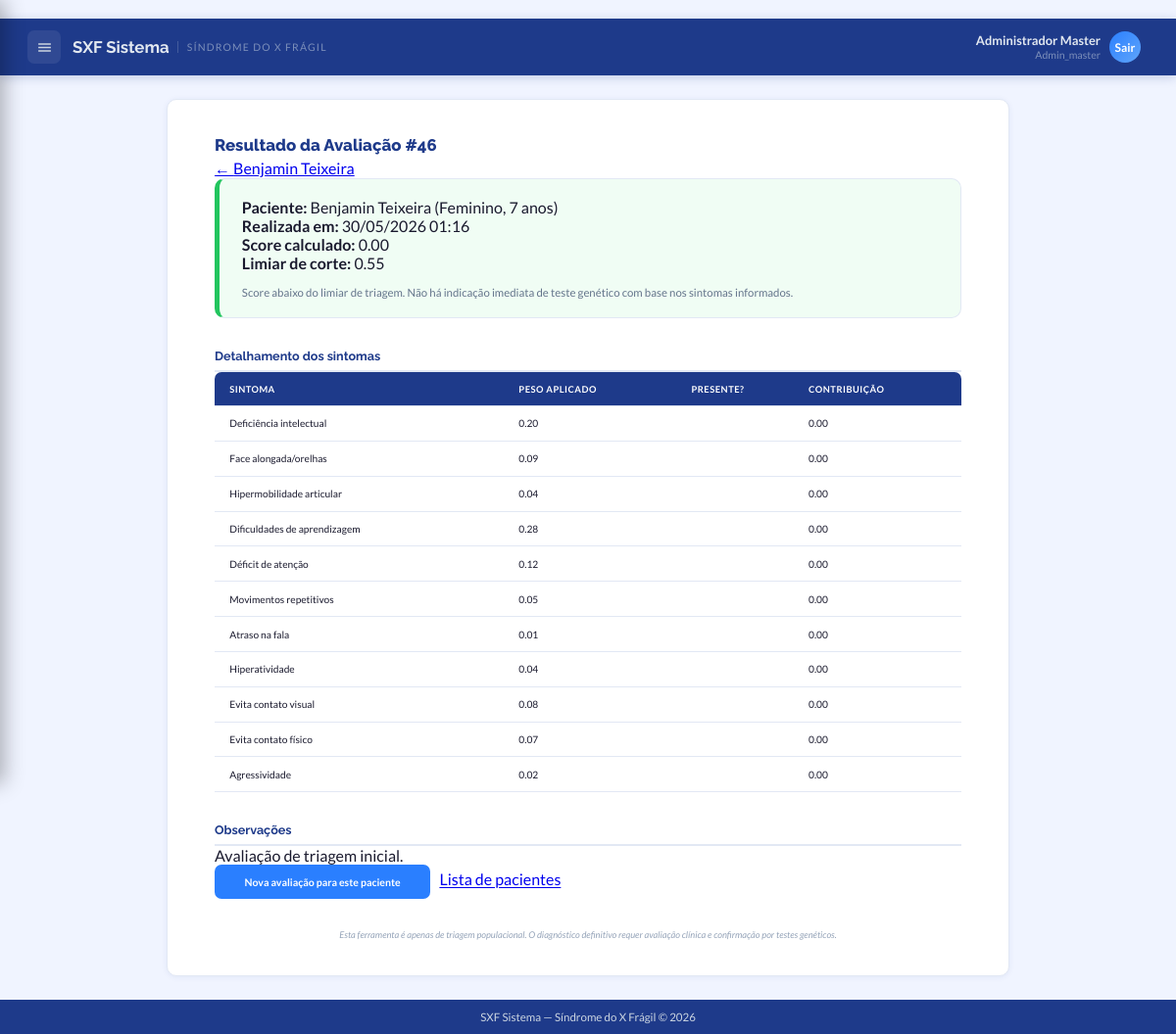
Page /avaliacoes/46 (signed in) on the committed database.
### app/models.py (models this page shows, shortened)
class Usuario(UserMixin, db.Model):
    __tablename__ = "usuarios"
    id = db.Column(db.Integer, primary_key=True)
    role_id = db.Column(db.Integer, db.ForeignKey("roles.id"), nullable=False, default=Role.PROFISSIONAL)
    instituicao_id = db.Column(db.Integer, db.ForeignKey("instituicoes.id"), nullable=True)
    nome_completo = db.Column(db.String(150), nullable=False)
    email = db.Column(db.String(150), nullable=False, unique=True)
    senha_hash = db.Column(db.String(255), nullable=False)
    ativo = db.Column(db.Boolean, nullable=False, default=True)
    email_verificado = db.Column(db.Boolean, nullable=False, default=False)
    token_verificacao = db.Column(db.String(100))
    token_reset_senha = db.Column(db.String(100))
    token_reset_expira = db.Column(db.DateTime)
    ultimo_login = db.Column(db.DateTime)
    tentativas_login = db.Column(db.Integer, nullable=False, default=0)
    bloqueado_ate = db.Column(db.DateTime)
    paciente_id = db.Column(db.Integer, db.ForeignKey("pacientes.id"), nullable=True)
    criado_em = db.Column(db.DateTime, default=datetime.utcnow)
    atualizado_em = db.Column(db.DateTime, default=datetime.utcnow, onupdate=datetime.utcnow)
    role = db.relationship("Role", lazy="joined")
    instituicao = db.relationship("Instituicao", foreign_keys=[instituicao_id], lazy="joined")
    paciente_vinculo = db.relationship("Paciente", foreign_keys=[paciente_id], lazy="joined")
    @property
    def is_admin(self):
        return self.role_id in (Role.ADMIN_MASTER, Role.ADMIN)

class Role(db.Model):
    __tablename__ = "roles"
    id = db.Column(db.Integer, primary_key=True)
    nome = db.Column(db.String(50), nullable=False, unique=True)
    descricao = db.Column(db.String(255), nullable=False, default="")
    criado_em = db.Column(db.DateTime, default=datetime.utcnow)
    ADMIN_MASTER = 1
    ADMIN = 2
    PROFISSIONAL = 3
    PACIENTE = 4

class Avaliacao(db.Model):
    __tablename__ = "avaliacoes"
    id = db.Column(db.Integer, primary_key=True)
    paciente_id = db.Column(db.Integer, db.ForeignKey("pacientes.id"), nullable=False)
    usuario_id = db.Column(db.Integer, db.ForeignKey("usuarios.id"))
    instituicao_id = db.Column(db.Integer, db.ForeignKey("instituicoes.id"), nullable=True)
    score = db.Column(db.Numeric(6, 4), nullable=False, default=0)
    limiar_aplicado = db.Column(db.Numeric(5, 4), nullable=False)
    recomenda_teste = db.Column(db.Boolean, nullable=False, default=False)
    status = db.Column(db.String(20), nullable=False, default="rascunho")
    observacoes = db.Column(db.Text)
    realizada_em = db.Column(db.DateTime, default=datetime.utcnow)
    finalizada_em = db.Column(db.DateTime)
    criado_em = db.Column(db.DateTime, default=datetime.utcnow)
    atualizado_em = db.Column(db.DateTime, default=datetime.utcnow, onupdate=datetime.utcnow)
    usuario = db.relationship("Usuario", lazy="joined")
    instituicao = db.relationship("Instituicao", foreign_keys=[instituicao_id], lazy="joined")
    sintomas = db.relationship(
        "AvaliacaoSintoma", backref="avaliacao", lazy=True,
        cascade="all, delete-orphan",
        order_by="AvaliacaoSintoma.sintoma_id"
    )

class Paciente(db.Model):
    __tablename__ = "pacientes"
    id = db.Column(db.Integer, primary_key=True)
    instituicao_id = db.Column(db.Integer, db.ForeignKey("instituicoes.id"), nullable=True)
    nome_completo = db.Column(db.String(150), nullable=False)
    data_nascimento = db.Column(db.Date, nullable=False)
    genero = db.Column(db.String(1), nullable=False)
    cpf = db.Column(EncryptedString)                         # criptografado
    cpf_hash = db.Column(db.String(64), nullable=True, index=True)
    nome_responsavel = db.Column(db.String(150))
    telefone_responsavel = db.Column(EncryptedString)        # criptografado
    email_responsavel = db.Column(EncryptedString)           # criptografado
    observacoes = db.Column(db.Text)
    cadastrado_por = db.Column(db.Integer, db.ForeignKey("usuarios.id"), nullable=False)
    ativo = db.Column(db.Boolean, nullable=False, default=True)
    criado_em = db.Column(db.DateTime, default=datetime.utcnow)
    atualizado_em = db.Column(db.DateTime, default=datetime.utcnow, onupdate=datetime.utcnow)
    __table_args__ = (
        CheckConstraint("genero IN ('M', 'F')", name="chk_paciente_genero"),
    )
    cadastrador = db.relationship("Usuario", foreign_keys=[cadastrado_por], lazy="joined")
    instituicao = db.relationship("Instituicao", foreign_keys=[instituicao_id], lazy="joined")
    avaliacoes = db.relationship(
        "Avaliacao", backref="paciente", lazy=True,
        order_by="Avaliacao.realizada_em.desc()"
    )
    @property
    def idade(self):
        if not self.data_nascimento:
            return None
        hoje = datetime.utcnow().date()
        anos = hoje.year - self.data_nascimento.year
        if (hoje.month, hoje.day) < (self.data_nascimento.month, self.data_nascimento.day):
            anos -= 1
        return anos
    @property
    def genero_extenso(self):
        return "Masculino" if self.genero == "M" else "Feminino"

class AvaliacaoSintoma(db.Model):
    __tablename__ = "avaliacao_sintomas"
    avaliacao_id = db.Column(db.Integer, db.ForeignKey("avaliacoes.id"), primary_key=True)
    sintoma_id = db.Column(db.Integer, db.ForeignKey("sintomas.id"), primary_key=True)
    presente = db.Column(db.Boolean, nullable=False, default=False)
    contribuicao = db.Column(db.Numeric(5, 4), nullable=False, default=0)
    sintoma = db.relationship("Sintoma", lazy="joined")

class Sintoma(db.Model):
    __tablename__ = "sintomas"
    id = db.Column(db.Integer, primary_key=True)
    codigo = db.Column(db.String(20), nullable=False, unique=True)
    nome = db.Column(db.String(120), nullable=False)
    descricao = db.Column(db.Text)
    peso_masculino = db.Column(db.Numeric(5, 4), nullable=False, default=0)
    peso_feminino = db.Column(db.Numeric(5, 4), nullable=False, default=0)
    ativo = db.Column(db.Boolean, nullable=False, default=True)
    ordem = db.Column(db.Integer, nullable=False, default=0)

### app/views.py (the view)
@app.route("/avaliacoes/<int:avaliacao_id>")
@login_required
def avaliacao_resultado(avaliacao_id):
    avaliacao = Avaliacao.query.get_or_404(avaliacao_id)
    return render_template("avaliacao/resultado.html", avaliacao=avaliacao)

### app/app.py (called while the page is built)
@login_manager.user_loader
def load_user(user_id):
    from app.models import Usuario
    return Usuario.query.get(int(user_id))

### app/models.py (called while the page is built, shortened)
def _get_fernet():
    global _fernet_instance
    if _fernet_instance is None:
        key = os.environ.get("ENCRYPTION_KEY") or os.environ.get("FLASK_SECRET_KEY")
        _fernet_instance = Fernet(key.encode() if isinstance(key, str) else key)
    return _fernet_instance

    def process_result_value(self, value, dialect):
        if value is None:
            return None
        try:
            return _get_fernet().decrypt(value.encode()).decode()
        except (InvalidToken, Exception):
            return value  # Retorna como está se não estiver criptografado (migração)

### app/templates/avaliacao/resultado.html (shortened to what this page needs)
﻿{% extends "base_interno.html" %}
{% block estilos %}
<link rel="stylesheet" href="{{ url_for('static', filename='avaliacao/estilo_avaliacao.css') }}" />
{% endblock %}
{% block conteudo %}
<main id="ConteudoResultado">
  <h1>Resultado da Avaliação #{{ avaliacao.id }}</h1>
  <p>
    <a href="{{ url_for('paciente_detalhe', paciente_id=avaliacao.paciente.id) }}">
      ← {{ avaliacao.paciente.nome_completo }}
    </a>
  </p>
  <section class="resumo {{ 'alerta' if avaliacao.recomenda_teste else 'ok' }}">
    <p><strong>Paciente:</strong> {{ avaliacao.paciente.nome_completo }}
       ({{ avaliacao.paciente.genero_extenso }}, {{ avaliacao.paciente.idade }} anos)</p>
    <p><strong>Realizada em:</strong> {{ avaliacao.realizada_em.strftime('%d/%m/%Y %H:%M') }}</p>
    <p><strong>Score calculado:</strong> {{ "%.2f"|format(avaliacao.score|float) }}</p>
    <p><strong>Limiar de corte:</strong> {{ "%.2f"|format(avaliacao.limiar_aplicado|float) }}</p>
    {% if avaliacao.recomenda_teste %}
      <p class="recomendacao">
        ⚠️ Score igual ou acima do limiar. Recomenda-se encaminhamento para
        <strong>teste genético confirmatório</strong> (PCR / Southern Blotting).
      </p>
    {% else %}
      <p class="recomendacao">
        Score abaixo do limiar de triagem. Não há indicação imediata de teste
        genético com base nos sintomas informados.
      </p>
    {% endif %}
  </section>
  <h2>Detalhamento dos sintomas</h2>
  <table class="tabela-sintomas">
    <thead>
      <tr>
        <th>Sintoma</th>
        <th>Peso aplicado</th>
        <th>Presente?</th>
        <th>Contribuição</th>
      </tr>
    </thead>
    <tbody>
      {% for av_s in avaliacao.sintomas %}
      <tr>
        <td>{{ av_s.sintoma.nome }}</td>
        <td>
          {% if avaliacao.paciente.genero == 'M' %}
            {{ "%.2f"|format(av_s.sintoma.peso_masculino|float) }}
          {% else %}
            {{ "%.2f"|format(av_s.sintoma.peso_feminino|float) }}
          {% endif %}
        </td>
        <td>{{ "✓" if av_s.presente else "" }}</td>
        <td>{{ "%.2f"|format(av_s.contribuicao|float) }}</td>
      </tr>
      {% endfor %}
    </tbody>
  </table>
  {% if avaliacao.observacoes %}
    <h2>Observações</h2>
    <p>{{ avaliacao.observacoes }}</p>
  {% endif %}
  <p>
    <a class="btn-calcular" href="{{ url_for('avaliacao_form', paciente_id=avaliacao.paciente.id) }}">
      Nova avaliação para este paciente
    </a>
    <a href="{{ url_for('pacientes_lista') }}">Lista de pacientes</a>
  </p>
  <p class="rodape-info">
    <em>Esta ferramenta é apenas de triagem populacional. O diagnóstico definitivo
    requer avaliação clínica e confirmação por testes genéticos.</em>
  </p>
</main>
{% endblock %}

### app/templates/base_interno.html (shortened to what this page needs)
<!DOCTYPE html>
<html lang="pt-br">
  <head>
    <link rel="stylesheet" href="{{ url_for('static', filename='Abas_internas/menu_interno.css') }}" />
    {% block estilos %}{% endblock %}
  </head>
  <body>
    <header id="cabecalho">
      <div id="cabeçalho-esquerdo">
        <button id="botao-menu" aria-label="Abrir menu">
          <svg viewBox="0 0 24 24"><path d="M3 18h18v-2H3v2zm0-5h18v-2H3v2zm0-7v2h18V6H3z"/></svg>
        </button>
        <h1 id="titulo-sistema">
          SXF Sistema
          <span class="subtag">Síndrome do X Frágil</span>
        </h1>
      </div>
      <div id="cabeçalho-direito">
        <div id="usuario-cabecalho">
          <div id="usuario-info">
            <div id="usuario-nome">{{ current_user.nome_completo }}</div>
            <div id="usuario-cargo">{{ current_user.role.nome | capitalize }}</div>
          </div>
          <div id="usuario-avatar">
            <a href="{{ url_for('auth.logout') }}" title="Sair" style="color:inherit;text-decoration:none;">Sair</a>
          </div>
        </div>
      </div>
    </header>
    {% block conteudo %}{% endblock %}
    <footer>
      <p>SXF Sistema &mdash; Síndrome do X Frágil &copy; 2026</p>
    </footer>
  </body>
</html>

### app/static/Abas_internas/menu_interno.css (style rules this page uses)
:root { --azul: #2A7FFF; --azul-hover: #1a6fef; --azul-fundo: #EFF6FF; --azul-borda: #BFDBFE; --azul-dark: #1E3A8A; --bg: #F0F4FF; --bg-card: #FFFFFF; --borda: #E2E8F4; --texto: #1A1A2E; --suave: #64748B; --cinza: #94A3B8; --verde: #22C55E; --amarelo: #F59E0B; --vermelho: #EF4444; --fonte: 'Lato', sans-serif; --fonte-titulo:'Raleway', sans-serif; --radius: 10px; --sombra: 0 1px 6px rgba(30,58,138,.07); --t: .2s ease; }
* { margin: 0; padding: 0; box-sizing: border-box; font-family: var(--fonte); }
body { background: var(--bg); color: var(--texto); min-height: 100vh; }
input, button, textarea, select { font-family: var(--fonte); }
body { background-color: var(--azul-dark); }
#cabecalho { background: var(--azul-dark); display: flex; align-items: center; justify-content: space-between; padding: 0 28px; height: 58px; width: 100%; position: sticky; top: 0; z-index: 100; box-shadow: 0 2px 10px rgba(30,58,138,.22); }
#cabeçalho-esquerdo { display: flex; align-items: center; gap: 12px; }
#cabeçalho-direito { display: flex; align-items: center; gap: 8px; }
#botao-menu { width: 34px; height: 34px; background: rgba(255,255,255,.08); border: none; border-radius: 7px; cursor: pointer; fill: #CBD5E1; display: flex; align-items: center; justify-content: center; padding: 8px; transition: background var(--t); }
#botao-menu svg { width: 17px; height: 17px; pointer-events: none; }
#titulo-sistema { color: #E2E8F0; font-family: var(--fonte-titulo); font-size: 1.05rem; font-weight: 700; display: flex; align-items: center; gap: 8px; }
#titulo-sistema .subtag { font-family: var(--fonte); font-size: .65rem; font-weight: 400; color: rgba(203,213,225,.55); border-left: 1px solid rgba(203,213,225,.22); padding-left: 9px; letter-spacing: 1.2px; text-transform: uppercase; }
#usuario-cabecalho { display: flex; align-items: center; gap: 9px; cursor: pointer; padding: 4px 8px; border-radius: 7px; transition: background var(--t); }
#usuario-info { text-align: right; }
#usuario-nome { color: #E2E8F0; font-size: .8rem; font-weight: 700; line-height: 1.2; }
#usuario-cargo { color: rgba(203,213,225,.55); font-size: .66rem; }
#usuario-avatar { width: 32px; height: 32px; border-radius: 50%; background: linear-gradient(135deg, var(--azul), #60A5FA); color: #fff; font-size: .75rem; font-weight: 700; display: flex; align-items: center; justify-content: center; flex-shrink: 0; }
footer { width: 100%; background: var(--azul-dark); text-align: center; padding: 11px 0; font-size: .72rem; width: 100%; }
footer p { color: #CBD5E1; }

### app/templates/base_interno.html (style rules this page uses)
html { height: 100%; }
body { margin: 0; min-height: 100vh; display: flex; flex-direction: column; }
body > footer { margin-top: auto; }

### rows in the picture
Usuario: nome_completo "Administrador Master"
Role: role.nome "Admin_master"
Avaliacao: id "46", realizada_em "30/05/2026 01:16", score "0.00", limiar_aplicado "0.55", observacoes "Avaliação de triagem inicial."
Paciente: paciente.nome_completo "Benjamin Teixeira", paciente.genero_extenso "Feminino", paciente.idade "7"
AvaliacaoSintoma: sintoma.nome "Deficiência intelectual", contribuicao "0.00"
Sintoma: sintoma.peso_feminino "0.20"
AvaliacaoSintoma: sintoma.nome "Face alongada/orelhas", contribuicao "0.00"
Sintoma: sintoma.peso_feminino "0.09"
AvaliacaoSintoma: sintoma.nome "Hipermobilidade articular", contribuicao "0.00"
Sintoma: sintoma.peso_feminino "0.04"
AvaliacaoSintoma: sintoma.nome "Dificuldades de aprendizagem", contribuicao "0.00"
Sintoma: sintoma.peso_feminino "0.28"
AvaliacaoSintoma: sintoma.nome "Déficit de atenção", contribuicao "0.00"
Sintoma: sintoma.peso_feminino "0.12"
AvaliacaoSintoma: sintoma.nome "Movimentos repetitivos", contribuicao "0.00"
Sintoma: sintoma.peso_feminino "0.05"
AvaliacaoSintoma: sintoma.nome "Atraso na fala", contribuicao "0.00"
Sintoma: sintoma.peso_feminino "0.01"
AvaliacaoSintoma: sintoma.nome "Hiperatividade", contribuicao "0.00"
Sintoma: sintoma.peso_feminino "0.04"
AvaliacaoSintoma: sintoma.nome "Evita contato visual", contribuicao "0.00"
Sintoma: sintoma.peso_feminino "0.08"
AvaliacaoSintoma: sintoma.nome "Evita contato físico", contribuicao "0.00"
Sintoma: sintoma.peso_feminino "0.07"
AvaliacaoSintoma: sintoma.nome "Agressividade", contribuicao "0.00"
Sintoma: sintoma.peso_feminino "0.02"
